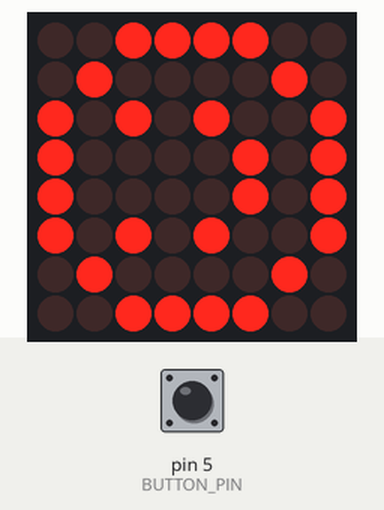
A sketch run on a simulated Arduino Uno, built with avr-gcc and run on an emulated ATmega328P. Parts: 8×8 LED matrix. Inputs (shaded band) come from the test bench; at power-on: pin 5 (BUTTON_PIN) HIGH.

Above: at 1.2 s.
1.3 s: pin 5 (BUTTON_PIN) pulled LOW for 3.2 s
At 2.3 s:
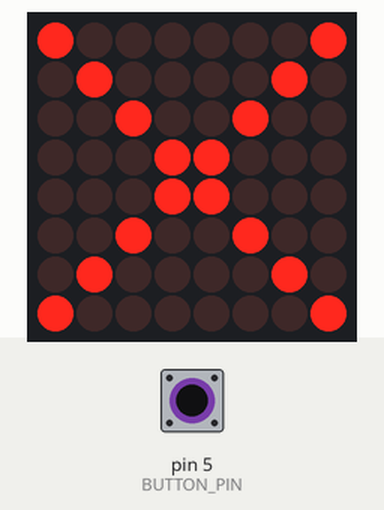
6.4 s: pin 5 (BUTTON_PIN) pulled LOW for 0.15 s
At 7.4 s:
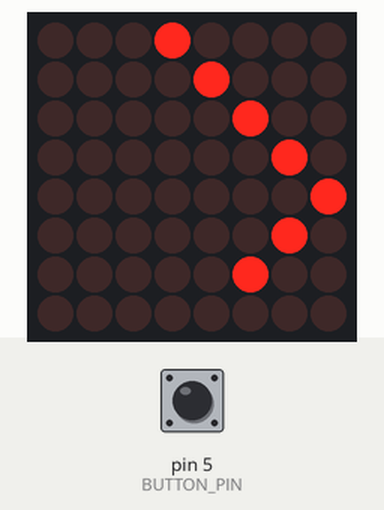
Timing chart, 0 to 9.4 s (numbered marks = the images above; inputs shaded):
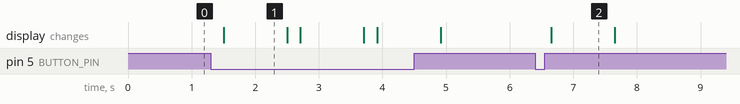

The sketch:

IT254Project1.ino
```cpp
#include <LedControl.h>
const int DATA_IN = 2;
const int LOAD = 3;
const int CLOCK = 4;
const int MAX_DEVICES = 1;
const int BUTTON_PIN = 5;

LedControl lc = LedControl(DATA_IN, CLOCK, LOAD, MAX_DEVICES);

// Smiley face pattern
byte smileyFace[8] = {
  B00111100,
  B01000010,
  B10101001,
  B10000101,
  B10000101,
  B10101001,
  B01000010,
  B00111100,
};

// Check mark pattern
byte checkMark[8] = {
  B00010000,
  B00001000,
  B00000100,
  B00000010,
  B00000001,
  B00000010,
  B00000100,
  B00000000,
};

// X pattern
byte xPattern[8] = {
  B10000001,
  B01000010,
  B00100100,
  B00011000,
  B00011000,
  B00100100,
  B01000010,
  B10000001,
};

unsigned long buttonPressTime = 0;
unsigned long lastPressTime = 0;
bool xDisplayed = false;
bool checkMarkDisplayed = false;
bool buttonPressedOnce = false;
bool isButtonPressed = false;

void setup() {
  pinMode(BUTTON_PIN, INPUT_PULLUP);

  for (int i = 0; i < MAX_DEVICES; i++) {
    lc.shutdown(i, false);
    lc.setIntensity(i, 8);
    lc.clearDisplay(i);
  }

  // :)
  for (int row = 0; row < 8; row++) {
    lc.setRow(0, row, smileyFace[row]);
  }
}

void loop() {
  if (digitalRead(BUTTON_PIN) == LOW) {
    unsigned long currentTime = millis();

    // Buffer to avoid showing check early
    if (currentTime - lastPressTime > 200) {
      lastPressTime = currentTime;

      if (buttonPressedOnce && currentTime - buttonPressTime < 500 && !xDisplayed) {         // Detects second press
        for (int row = 0; row < 8; row++) {
          lc.setRow(0, row, xPattern[row]);
        }
        xDisplayed = true;
        buttonPressTime = currentTime;
        buttonPressedOnce = false;
      }
      else if (!buttonPressedOnce && !xDisplayed) {
        buttonPressTime = currentTime;
        buttonPressedOnce = true;
      }
    }
  }
  else if (buttonPressedOnce && millis() - buttonPressTime > 250) {
    if (!xDisplayed) {
      for (int row = 0; row < 8; row++) {
        lc.setRow(0, row, checkMark[row]);
      }
      checkMarkDisplayed = true;
      buttonPressedOnce = false;
      buttonPressTime = millis();
    }
  }

  if (checkMarkDisplayed && millis() - buttonPressTime >= 1000) {
    for (int row = 0; row < 8; row++) {
      lc.setRow(0, row, smileyFace[row]);
    }
    checkMarkDisplayed = false;
  }

  if (xDisplayed && millis() - buttonPressTime >= 1000) {
    for (int row = 0; row < 8; row++) {
      lc.setRow(0, row, smileyFace[row]);
    }
    xDisplayed = false;
  }
}
```

Measured:
- after the input at 1.3 s, the display: changes after 0.20 s (image 1)
- after the input at 6.4 s, the display: changes after 0.25 s (image 2)
- what the display in image 1 shows lasts 1.0 s, from 1.5 s to 2.5 s
